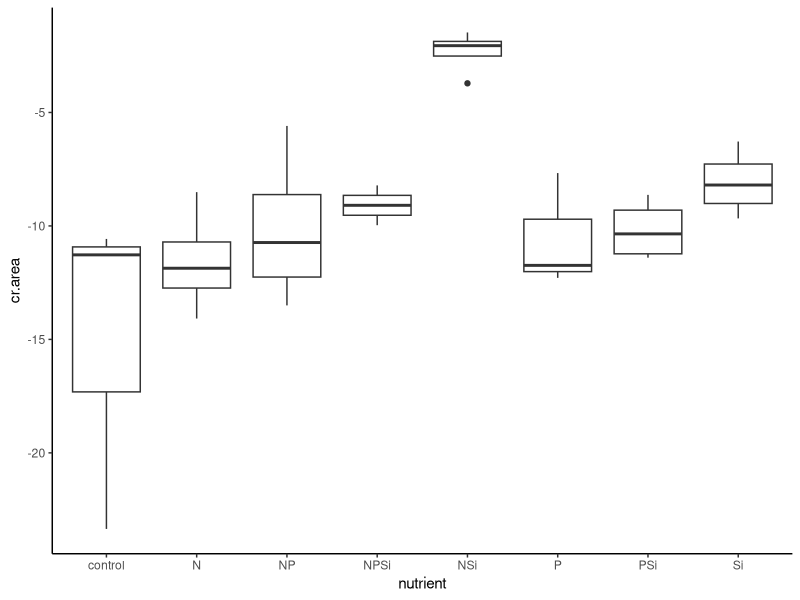
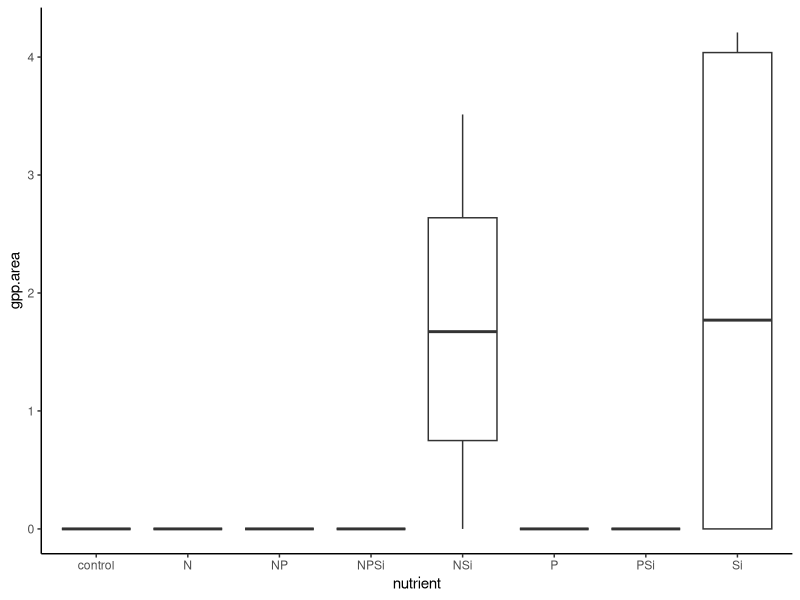

Write the R code that produced these figures, in order. (Note: this script raises an error after producing the figures.)
#Author:  Clay Arango
#Creation date: 10-Feb-19
#Script to analyze NDS data from Summer 2018 NDS work with S. Roley and A. Alexiades

#packages
install.packages("nlme")
install.packages("nortest")
install.packages("plyr")
install.packages("dplyr")
install.packages("multcomp")
install.packages("MASS")
install.packages("ggplot2")
library(nlme)
library(nortest)
library(plyr)
library(dplyr)
library(multcomp)
library(MASS)
library(ggplot2)

#Load data
kiona_fall <- read.table(file="kiona_fall.csv", header=T, sep=",")

#set variable
d = kiona_fall

#evaluate data to make sure factors are correct
names(d)

unique(d$nutrient) #control, N, NP, NPSi, NSi, P, PSi, Si
unique(d$N) #should be 0 and 1
unique(d$P) #should be 0 and 1
unique(d$Si) #should be 0 and 1
unique(d$top) #should be "sponge" and "glass"
#if need to change, use recode function below. 
d$top<-recode(d$top, "cellulose" ="sponge")
str(d)

#convert N and P vand Si alues (0 or 1 for absence or presence) to factors
d$N<-as.factor(d$N)
d$P<-as.factor(d$P)
d$Si<-as.factor(d$Si)
str(d)

#subset data into gpp and cr response
d.cr = subset(d, top=="sponge", data=d)
d.gpp = subset(d, top=="glass", data=d)

#check for outliers and check data entry before calculating CR-NRR
ggplot(d.cr, aes(x=nutrient, y=cr.area)) + geom_boxplot() + theme_classic()
#no outliers, but lots of zeros

#calculate nrr for cr
x<-ddply(d.cr, "nutrient", summarise, ave_cr = mean(cr.area, na.rm=T)) 
x
d.cr$cr.nrr = d.cr$cr.area/-15.066287 #divide by control ave_cr

#check for outliers and check data entry before calculating GPP- and chla-NRR
ggplot(d.gpp, aes(x=nutrient, y=gpp.area)) + geom_boxplot() + theme_classic()
#GPP area has 0 controls, so can't calculate NRR for GPP
#way too many zeros in data set
#probably need to drop this from GPP analysis
ggplot(d.gpp, aes(x=nutrient, y=chla_ug_cm2)) + geom_boxplot() + theme_classic()
#N+P+Si group looks evenly spread

#calculate nrr for gpp and chla
x<- ddply(d.gpp, "nutrient", summarise, ave_gpp = mean(gpp.area, na.rm=T), ave_chla = mean(chla, na.rm=T)) 
x
d.gpp$gpp.nrr = d.gpp$gpp.area/0 #divide by control ave_gpp
d.gpp$chla.nrr = d.gpp$chla/1.8799114 #divide by control ave_chla
#use to exclude outliers
#x1<- ddply(subset(d.gpp, !(nds.id=="F6")), "nutrient", summarise, ave_chla = mean(chla_ug_cm2, na.rm=T)) 
#x1
#d.gpp$chla.nrr_1<-d.gpp$chla_ug_cm2/2.700340

#combine into one file and export
d.cr$chla.nrr<-NA
#d.cr$chla.nrr_1<-NA#for excluded outliers
d.cr$gpp.nrr<-NA
d.gpp$cr.nrr<-NA
d.nrr<-rbind(d.cr, d.gpp)
d.nrr$site.date<-"kiona_fall"
d.nrr$gpp.es<-log(d.nrr$gpp.nrr)
d.nrr$cr.es<-log(d.nrr$cr.nrr)
d.nrr$chla.es<-log(d.nrr$chla.nrr)

write.table(d.nrr, "kiona_fall_nrr.csv",  sep=",", quote=F, row.names =F)

###############
#plots of NRR
##############
ggplot(data=subset(d.cr, !(nutrient=="control")), aes(x=nutrient, y=cr.nrr))+geom_boxplot()+theme_bw()+
  ylab("CR NRR")+geom_abline(slope = 0, intercept = 1)+
  theme(axis.title.x=element_blank(), panel.grid.minor=element_blank(), panel.grid.major=element_blank())
#no limitation

ggplot(data=subset(d.nrr, (top=="sponge")), aes(x=nutrient, y=cr.es))+geom_boxplot()+theme_bw()+
  ylab("CR Effect Size")+geom_hline(yintercept = 0.7, lty="dashed")+ geom_hline(yintercept = -0.7, lty="dashed")+
  geom_hline(yintercept = 1.385)+
  theme(axis.title.x=element_blank(), panel.grid.minor=element_blank(), panel.grid.major=element_blank())
#nothing over 1.385, so no significance?

ggplot(data=subset(d.gpp, !(nutrient=="control")), aes(x=nutrient, y=gpp.nrr))+geom_boxplot()+theme_bw()+
  ylab("GPP NRR")+geom_abline(slope = 0, intercept = 1)+
  theme(axis.title.x=element_blank(), panel.grid.minor=element_blank(), panel.grid.major=element_blank())
#no data

ggplot(data=subset(d.nrr, top =="glass"),aes(x=nutrient, y=gpp.es))+geom_boxplot()+theme_bw()+
  ylab("GPP Effect Size")+geom_hline(yintercept = 0.7, lty="dashed")+
  geom_hline(yintercept = -0.7, lty="dashed")+ geom_hline(yintercept = 1.385)+
  theme(axis.title.x=element_blank(), panel.grid.minor=element_blank(), panel.grid.major=element_blank())
#no data

ggplot(data=subset(d.gpp, !(nutrient=="control")), aes(x=nutrient, y=chla.nrr))+geom_boxplot()+theme_bw()+
  ylab("Chlorophyll-a NRR")+geom_abline(slope = 0, intercept = 1)+ 
  theme(axis.title.x=element_blank(), panel.grid.minor=element_blank(), panel.grid.major=element_blank())
#no limitation

ggplot(data=subset(d.nrr, (top=="glass")), aes(x=nutrient, y=chla.es))+geom_boxplot()+theme_bw()+
  ylab("Chla Effect Size")+ geom_hline(yintercept = 0.7, lty="dashed")+ geom_hline(yintercept = -0.7, lty="dashed")+    
  geom_hline(yintercept = 1.385)+
  theme(axis.title.x=element_blank(), panel.grid.minor=element_blank(), panel.grid.major=element_blank())

#nothing over 1.385 so no significance?

##########
#NRR Summary Files
#########

GPP_sum<-ddply(d.gpp, "nutrient", summarise, ave_nrr.gpp=mean(gpp.nrr, na.rm=T), sd_nrr.gpp=sd(gpp.nrr, na.rm=T), 
               se_nrr.gpp =(sd(gpp.nrr)/sqrt(sum(!is.na(gpp.nrr)))), 
               ci95_nrr.gpp = (1.96*(sd(gpp.nrr)/sqrt(sum(!is.na(gpp.nrr))))),
               ave_nrr.chla=mean(chla.nrr, na.rm=T), sd_nrr.chla=sd(chla.nrr, na.rm=T), 
               se_nrr.chla =(sd(chla.nrr)/sqrt(sum(!is.na(chla.nrr)))), 
               ci95_nrr.chla = (1.96*(sd(chla.nrr)/sqrt(sum(!is.na(chla.nrr))))))
CR_sum<-ddply(d.cr, "nutrient", summarise, ave_nrr.cr=mean(cr.nrr, na.rm=T), sd_nrr.cr=sd(cr.nrr, na.rm=T), 
              se_nrr.cr =(sd(cr.nrr)/sqrt(sum(!is.na(cr.nrr)))), 
              ci95_nrr.cr = (1.96*(sd(cr.nrr)/sqrt(sum(!is.na(cr.nrr))))))

#now combine into one and export
d.sum<-merge(GPP_sum, CR_sum, by="nutrient")
d.sum$site_date<-"kiona_fall"
write.table(d.sum, "kiona_fall_summ.csv",  sep=",", quote=F, row.names=F)

############################################################
#analyze RESPIRATION data
############################################################

M1<-gls(cr.area~N*P*Si, data=d.cr, na.action=na.omit)
E1<-residuals(M1)
qqnorm(E1)
qqline(E1)
ad.test(E1)
   #residuals are normally distributed
hist(E1)  
plot(M1)

plot(filter(d.cr, !is.na(cr.area)) %>% dplyr::select(nutrient), 
     E1, xlab="nutrient", ylab="Residuals")
bartlett.test(cr.area~nutrient, data=d.cr)
   #variance test is ok

anova(M1)
  

##########################################################
#do multiple 2 way ANOVAs to improve our ability to interpret
##########################################################
#N and P
M1<-gls(cr.area~N*P, data=d.cr, na.action=na.omit)
E1<-residuals(M1)
qqnorm(E1)
qqline(E1)
ad.test(E1)
#residuals are normally distributed, p=0.241
hist(E1)  
plot(M1)

bartlett.test(cr.area~nutrient, data=d.cr)
#variance test OK

anova(M1) #interpretation, no limitation

#remove NA for plotting
xx = na.omit(subset(d.cr, select = c(N,P,cr.area)))
interaction.plot(xx$N, xx$P, xx$cr.area*-1)

#N and Si
M1<-gls(cr.area~N*Si, data=d.cr, na.action=na.omit)
E1<-residuals(M1)
qqnorm(E1)
qqline(E1)
ad.test(E1)
#residuals are normally distributed, p=0.1683
hist(E1)  
plot(M1)

bartlett.test(cr.area~nutrient, data=d.cr)
#variance test OK

anova(M1) #interpretation, Si inhibition

#remove NA for plotting
xx = na.omit(subset(d.cr, select = c(N,Si,cr.area)))
interaction.plot(xx$N, xx$Si, xx$cr.area*-1)

#P and Si
M1<-gls(cr.area~P*Si, data=d.cr, na.action=na.omit)
E1<-residuals(M1)
qqnorm(E1)
qqline(E1)
ad.test(E1)
#residuals are normally distributed, p=0.306
hist(E1)  
plot(M1)

bartlett.test(cr.area~nutrient, data=d.cr)
#variance test OK

anova(M1) #Si inhibition

#remove NA for plotting
xx = na.omit(subset(d.cr, select = c(P,Si,cr.area)))
interaction.plot(xx$P, xx$Si, xx$cr.area*-1)
##########################################################
##########################################################

x <- group_by(d.cr, nutrient) %>%  # Grouping function causes subsequent functions to aggregate by season and reach
  summarize(cr.mean = abs(mean(cr.area, na.rm = TRUE)), # na.rm = TRUE to remove missing values
            cr.sd=abs(sd(cr.area, na.rm = TRUE)),  # na.rm = TRUE to remove missing values
            n = sum(!is.na(cr.area)), # of observations, excluding NAs. 
            cr.se=cr.sd/sqrt(n))

ggplot(data=x, aes(x=nutrient, y=cr.mean)) + 
  geom_bar(stat="identity", position=position_dodge(), color = "black") + 
  geom_errorbar(aes(ymin=cr.mean, ymax=cr.mean+cr.se), width=0.2, 
                position=position_dodge(0.9)) + 
  xlab("Nutrient") +
  ylab(expression(Respiration~(ug~O[2]~m^{-2}~h^{-1}))) +
  ylim(0,20) +
  labs(fill="Light") +
  theme_bw() +
  theme(panel.grid.major=element_blank(),
        panel.grid.minor=element_blank(),
        legend.title=element_text(size=6),
        legend.key=element_blank(), 
        legend.position=c(0.5,0.95), 
        legend.text=element_text(size=8), 
        legend.background=element_blank(), 
        legend.direction="horizontal", 
        legend.key.size=unit(0.3, "cm"), 
        axis.title.y=element_text(size=8), 
        axis.title.x=element_text(size=8), 
        axis.text.x=element_text(size=8))

#ggsave('output/figures/Ring_fall.tiff',
#       units="in",
#       width=3.25,
#       height=3.25,
#       dpi=1200,
#       compression="lzw")

#summarize nrr
x <- group_by(d.cr, nutrient) %>%  # Grouping function causes subsequent functions to aggregate by season and reach
  summarize(cr.mean = abs(mean(cr.nrr, na.rm = TRUE)), # na.rm = TRUE to remove missing values
            cr.sd=abs(sd(cr.nrr, na.rm = TRUE)),  # na.rm = TRUE to remove missing values
            n = sum(!is.na(cr.nrr)), # of observations, excluding NAs. 
            cr.se=cr.sd/sqrt(n))

############################################################
#analyze the PRODUCTION data
############################################################

M1<-gls(gpp.area~N*P*Si, data=d.gpp, na.action=na.omit) 
E1<-residuals(M1)
qqnorm(E1)
qqline(E1)
ad.test(E1)
   #residuals are not normal

hist(E1, xlab="residuals", main="")
plot(M1)

plot(filter(d.gpp, !is.na(gpp.area)) %>% dplyr::select(nutrient), 
     E1, xlab="nutrient", ylab="Residuals")
bartlett.test(gpp.area~nutrient, data=d.gpp)
   #not OK

anova(M1)
  
x <- group_by(d.gpp, nutrient) %>%  # Grouping function causes subsequent functions to aggregate by season and reach
  summarize(gpp.mean = abs(mean(gpp.area, na.rm = TRUE)), # na.rm = TRUE to remove missing values
            gpp.sd=abs(sd(gpp.area, na.rm = TRUE)),  # na.rm = TRUE to remove missing values
            n = sum(!is.na(gpp.area)), # of observations, excluding NAs. 
            gpp.se=gpp.sd/sqrt(n))

ggplot(data=x, aes(x=nutrient, y=gpp.mean)) + 
  geom_bar(stat="identity", position=position_dodge(), color = "black") + 
  geom_errorbar(aes(ymin=gpp.mean, ymax=gpp.mean+gpp.se), width=0.2, 
                position=position_dodge(0.9)) + 
  xlab("Nutrient") +
  ylab(expression(Production~(ug~O[2]~m^{-2}~h^{-1}))) +
  labs(fill="Light") +
  theme_bw() +
  theme(panel.grid.major=element_blank(),
        panel.grid.minor=element_blank(), 
        legend.title=element_text(size=6), 
        legend.key=element_blank(),  
        legend.position=c(0.5,0.95),  
        legend.text=element_text(size=8),  
        legend.background=element_blank(),  
        legend.direction="horizontal",  
        legend.key.size=unit(0.3, "cm"),  
        axis.title.y=element_text(size=8),  
        axis.title.x=element_text(size=8),  
        axis.text.x=element_text(size=8))

#ggsave('output/figures/gppByNutrient.tiff',
#       units="in",
#       width=3.25,
#       height=3.25,
#       dpi=1200,
#       compression="lzw")

#summarize nrr
x <- group_by(d.gpp, nutrient) %>%  # Grouping function causes subsequent functions to aggregate by season and reach
  summarize(gpp.mean = abs(mean(gpp.nrr, na.rm = TRUE)), # na.rm = TRUE to remove missing values
            gpp.sd=abs(sd(gpp.nrr, na.rm = TRUE)),  # na.rm = TRUE to remove missing values
            n = sum(!is.na(gpp.nrr)), # of observations, excluding NAs. 
            gpp.se=gpp.sd/sqrt(n))

############################################################
#analyze the CHL-A biomass on disks

M1<-gls(chla~N*P*Si, data=d.gpp, na.action=na.omit)
E1<-residuals(M1)
qqnorm(E1)
qqline(E1)
ad.test(E1)
  #residuals are normal (p = 0.1307)
hist(E1)
plot(M1)

bartlett.test(chla~nutrient, data=d.gpp)
  #variance is OK p = 0.3619

anova(M1)
